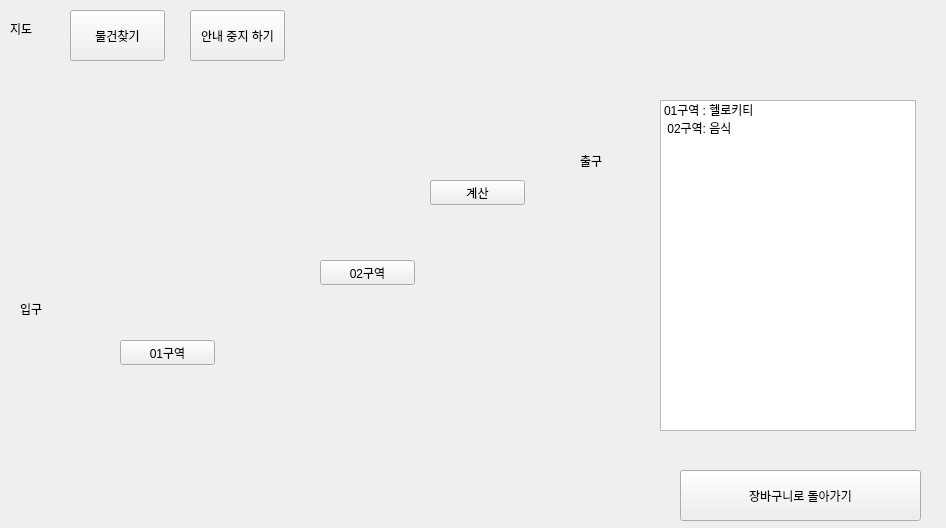
<?xml version="1.0" encoding="UTF-8"?>
<ui version="4.0">
 <class>PageGuide</class>
 <widget class="QWidget" name="PageGuide">
  <property name="geometry">
   <rect>
    <x>0</x>
    <y>0</y>
    <width>946</width>
    <height>528</height>
   </rect>
  </property>
  <property name="windowTitle">
   <string>Form</string>
  </property>
  <widget class="QLabel" name="lblTitle">
   <property name="geometry">
    <rect>
     <x>10</x>
     <y>20</y>
     <width>67</width>
     <height>17</height>
    </rect>
   </property>
   <property name="text">
    <string>지도</string>
   </property>
  </widget>
  <widget class="QPushButton" name="btnFindItem">
   <property name="geometry">
    <rect>
     <x>70</x>
     <y>10</y>
     <width>95</width>
     <height>51</height>
    </rect>
   </property>
   <property name="text">
    <string>물건찾기</string>
   </property>
  </widget>
  <widget class="QPushButton" name="btnStopGuide">
   <property name="geometry">
    <rect>
     <x>190</x>
     <y>10</y>
     <width>95</width>
     <height>51</height>
    </rect>
   </property>
   <property name="text">
    <string>안내 중지 하기</string>
   </property>
  </widget>
  <widget class="QPushButton" name="btnBackToCart">
   <property name="geometry">
    <rect>
     <x>680</x>
     <y>470</y>
     <width>241</width>
     <height>51</height>
    </rect>
   </property>
   <property name="text">
    <string>장바구니로 돌아가기</string>
   </property>
  </widget>
  <widget class="QLabel" name="lblmap">
   <property name="geometry">
    <rect>
     <x>10</x>
     <y>90</y>
     <width>601</width>
     <height>371</height>
    </rect>
   </property>
   <property name="styleSheet">
    <string notr="true">border-image: url(:/new/prefix1/map.pgm) 0 0 0 0 stretch stretch;
</string>
   </property>
   <property name="text">
    <string/>
   </property>
   <property name="scaledContents">
    <bool>true</bool>
   </property>
  </widget>
  <widget class="QPushButton" name="pushButton_4">
   <property name="geometry">
    <rect>
     <x>120</x>
     <y>340</y>
     <width>95</width>
     <height>25</height>
    </rect>
   </property>
   <property name="text">
    <string>01구역</string>
   </property>
  </widget>
  <widget class="QPushButton" name="pushButton_6">
   <property name="geometry">
    <rect>
     <x>320</x>
     <y>260</y>
     <width>95</width>
     <height>25</height>
    </rect>
   </property>
   <property name="text">
    <string>02구역</string>
   </property>
  </widget>
  <widget class="QListWidget" name="listWidget">
   <property name="geometry">
    <rect>
     <x>660</x>
     <y>100</y>
     <width>256</width>
     <height>331</height>
    </rect>
   </property>
   <item>
    <property name="text">
     <string>01구역 : 헬로키티</string>
    </property>
   </item>
   <item>
    <property name="text">
     <string> 02구역: 음식</string>
    </property>
   </item>
  </widget>
  <widget class="QPushButton" name="pushButton_5">
   <property name="geometry">
    <rect>
     <x>430</x>
     <y>180</y>
     <width>95</width>
     <height>25</height>
    </rect>
   </property>
   <property name="text">
    <string>계산</string>
   </property>
  </widget>
  <widget class="QLabel" name="label_3">
   <property name="geometry">
    <rect>
     <x>20</x>
     <y>300</y>
     <width>67</width>
     <height>17</height>
    </rect>
   </property>
   <property name="text">
    <string>입구</string>
   </property>
  </widget>
  <widget class="QLabel" name="label_4">
   <property name="geometry">
    <rect>
     <x>580</x>
     <y>150</y>
     <width>67</width>
     <height>21</height>
    </rect>
   </property>
   <property name="text">
    <string>출구</string>
   </property>
  </widget>
 </widget>
 <resources/>
 <connections/>
</ui>
